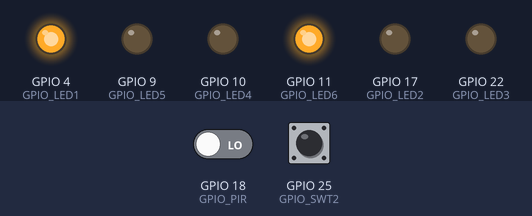
A program run on a simulated Raspberry Pi (BCM pin numbers). On the bench: output pins drawn as LEDs (lit = HIGH). The inputs (shaded band) are chosen by the test bench; at power-on: GPIO 18 (GPIO_PIR) LOW, GPIO 25 (GPIO_SWT2) HIGH. The camera gives no picture and a still takes 0.5 s; the run ends when the program shuts the computer down; what the program prints to the terminal is not drawn. At 1.0 s the program puts the board to deep sleep or switches it off; the recording ends there.

Above: at 0.1 s.
Timing chart, 0 to 1.0 s (numbered marks = the images above):
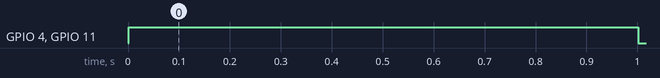

The program:

hogcam.py
```python
#!/usr/bin/python
#--------------------------------------
#    ___  ___  _ ____
#   / _ \/ _ \(_) __/__  __ __
#  / , _/ ___/ /\ \/ _ \/ // /
# /_/|_/_/  /_/___/ .__/\_, /
#                /_/   /___/
#
#  HogCam - Wildlife Camera
#
# hogcam.py
# Detect movement using a PIR module and
# take a sequences of photos
#
# Author : Matt Hawkins
# Date   : 19/07/2014
#
# http://www.raspberrypi-spy.co.uk/
#
# Uses the picamera Python library
# http://picamera.readthedocs.org/
#
#--------------------------------------

# Import required Python libraries
import os
import time
import picamera
import RPi.GPIO as GPIO

#======================================
# User Configurable Settings
PHOTO_SIZE_H  = 1280
PHOTO_SIZE_V  = 720
PHOTO_COUNT   = 20
PHOTO_DELAY   = 1
PHOTO_DIR     = '/media/usb/'
AUTO_SHUTDOWN = True
#======================================

# Setup GPIO pins
print "Configuring GPIO ..."
GPIO.setmode(GPIO.BCM)

# Define GPIO to use on Pi
GPIO_LED1 = 4
GPIO_LED2 = 17
GPIO_LED3 = 22
GPIO_LED4 = 10
GPIO_LED5 = 9
GPIO_LED6 = 11
GPIO_BUZZ = 8
GPIO_SWT1 = 7
GPIO_SWT2 = 25
GPIO_PIR  = 18

GPIO.setwarnings(False)

# Set PIR and Switch pins as inputs
GPIO.setup(GPIO_SWT1,GPIO.IN)  # Switch 1
GPIO.setup(GPIO_SWT2,GPIO.IN)  # Switch 2
GPIO.setup(GPIO_PIR,GPIO.IN)   # Echo

# Set LED pins as outputs
GPIO.setup(GPIO_LED1,GPIO.OUT) # LED 1
GPIO.setup(GPIO_LED2,GPIO.OUT) # LED 2
GPIO.setup(GPIO_LED3,GPIO.OUT) # LED 3
GPIO.setup(GPIO_LED4,GPIO.OUT) # LED 4
GPIO.setup(GPIO_LED5,GPIO.OUT) # LED 5
GPIO.setup(GPIO_LED6,GPIO.OUT) # LED 6

photo_counter = 0
switch2_state = GPIO.input(GPIO_SWT2)

try:

  GPIO.output(GPIO_LED1,True)
  GPIO.output(GPIO_LED2,False)

  print "Waiting for PIR to settle ..."

  # Loop until PIR output is 0
  while GPIO.input(GPIO_PIR)==1:
    time.sleep(0.2)
    GPIO.output(GPIO_LED1,not GPIO.input(GPIO_LED1))
    GPIO.output(GPIO_LED2,not GPIO.input(GPIO_LED2))
  GPIO.output(GPIO_LED1,False)
  GPIO.output(GPIO_LED2,False)

  GPIO.output(GPIO_LED6,True)

  # Loop until users quits with CTRL-C
  while switch2_state==0 :

    print "Waiting for motion :"

    while GPIO.input(GPIO_PIR)==0 and switch2_state==0:
      time.sleep(0.1)
      switch2_state = GPIO.input(GPIO_SWT2)

    if switch2_state==0:

      # Take photos
      print "Fire-up camera ..."
      camera = picamera.PiCamera()
      camera.led = False
      camera.resolution = (PHOTO_SIZE_H, PHOTO_SIZE_V)
      for i in range(PHOTO_COUNT):
        filename='img_'+"{0:0>4}".format(photo_counter)+'_'+"{0:0>2}".format(i)+'.jpg'
        camera.capture(PHOTO_DIR+filename)
        print('  Captured %s' % filename)
        GPIO.output(GPIO_LED3,True)
        time.sleep(PHOTO_DELAY)
        GPIO.output(GPIO_LED3,False)
      camera.close()
      photo_counter=photo_counter+1
      GPIO.output(GPIO_LED4,True)

  print "Switch pressed"

  # Blink Red LED
  GPIO.output(GPIO_LED1,True)
  time.sleep(1)
  GPIO.output(GPIO_LED1,False)

  # Turn off LEDs
  GPIO.output(GPIO_LED3,False)
  GPIO.output(GPIO_LED4,False)
  GPIO.output(GPIO_LED6,False)

  if AUTO_SHUTDOWN==True:
    print "Auto Shutdown"
    os.system('shutdown -h now')

except KeyboardInterrupt:
  print "User quit"
  GPIO.output(GPIO_LED6,False)
  GPIO.cleanup() # Reset GPIO
```
